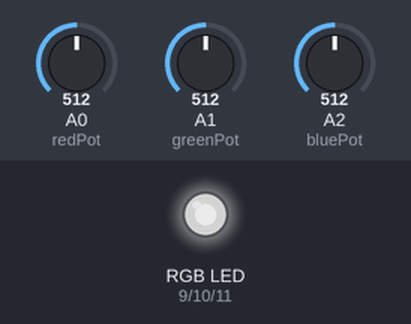
A sketch run on a simulated Arduino Uno, built with avr-gcc and run on an emulated ATmega328P. On the bench: an RGB LED mixed from three pins (HIGH = lit). Inputs (shaded band) come from the test bench; at power-on: A0 (redPot) = 512, A1 (greenPot) = 512, A2 (bluePot) = 512. Dim RGB values are drawn brighter than linear.

Above: at 1.2 s.
1.3 s: A0 (redPot) set to 716
At 1.7 s:
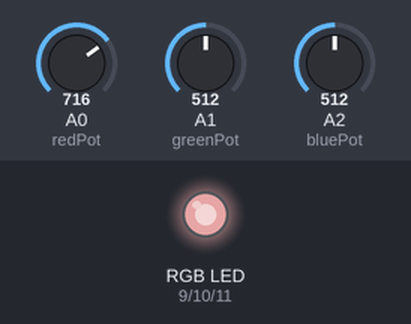
2.8 s: A1 (greenPot) set to 716
At 4.0 s:
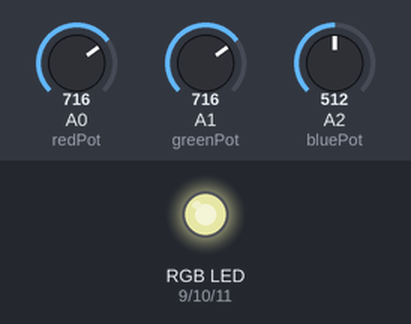
4.3 s: A2 (bluePot) set to 716
At 5.2 s:
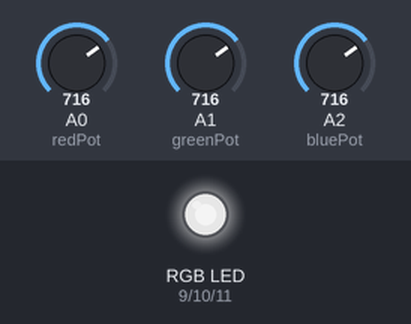
5.8 s: A0 (redPot) set to 900
At 6.3 s:
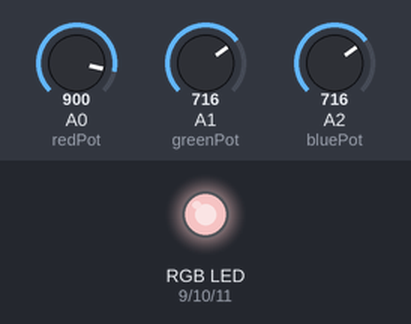
7.3 s: A1 (greenPot) set to 900
At 8.5 s:
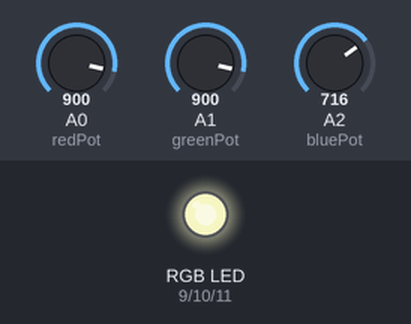
8.8 s: A2 (bluePot) set to 900
At 9.8 s:
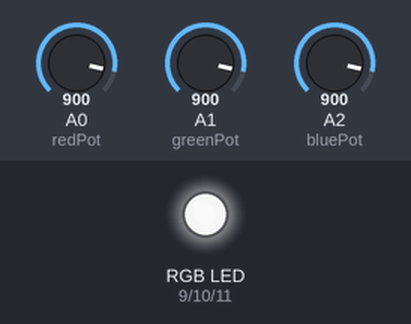
Timing chart, 0 to 11.3 s (numbered marks = the images above; inputs shaded):
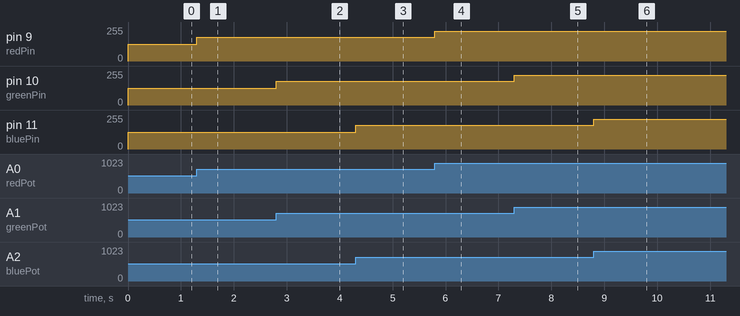

The sketch:

analogRGBControl.ino
```cpp
const int redPin = 9, greenPin = 10, bluePin = 11;
const int redPot = A0, greenPot = A1, bluePot = A2;
int analogRedValue, analogGreenValue, analogBlueValue;

void setup() {
  pinMode(redPin, OUTPUT);
  pinMode(greenPin, OUTPUT);
  pinMode(bluePin, OUTPUT);
  Serial.begin(9600);
}

void loop() {
  analogRedValue = analogRead(redPot);
  analogGreenValue = analogRead(greenPot);
  analogBlueValue = analogRead(bluePot);

  setColor(analogRedValue, analogGreenValue, analogBlueValue);
}

void setColor(int red, int green, int blue) {
  analogWrite(redPin, map(red, 0, 1023, 0 , 255));
  analogWrite(greenPin, map(green, 0, 1023, 0 , 255));
  analogWrite(bluePin, map(blue, 0, 1023, 0 , 255));
}
```

Measured:
- after the input at 1.3 s, pin 9 (redPin): 127/255 → 178/255 at once
- after the input at 2.8 s, pin 10 (greenPin): 127/255 → 178/255 at once
- after the input at 4.3 s, pin 11 (bluePin): 127/255 → 178/255 at once
- after the input at 5.8 s, pin 9 (redPin): 178/255 → 224/255 at once
- after the input at 7.3 s, pin 10 (greenPin): 178/255 → 224/255 at once
- after the input at 8.8 s, pin 11 (bluePin): 178/255 → 224/255 at once
